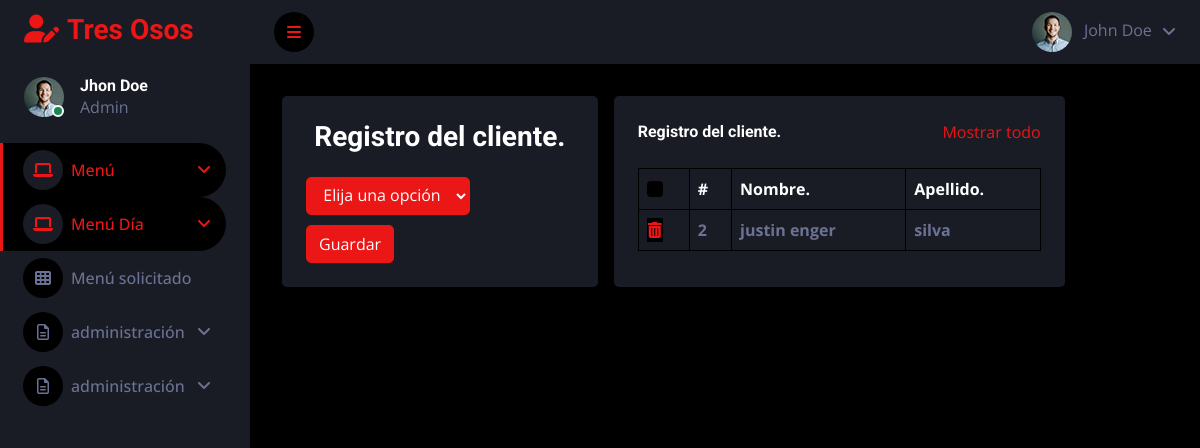
Screenshot of /clientes with the database file from the repository.
### tables this page shows
CREATE TABLE clientes
(
id INTEGER NOT NULL,
id_pers INTEGER NOT NULL,
PRIMARY KEY (id),
FOREIGN KEY (id_pers) REFERENCES persona(id)
);

CREATE TABLE persona
(
id INTEGER  NOT NULL,
Nombre_pers TEXT NOT NULL,
Ape_pers TEXT NOT NULL,
Dic_pers TEXT NOT NULL,
Tel_pers TEXT NOT NULL,
Cor_pers TEXT NOT NULL,
PRIMARY KEY (id)
);

### app.py (the view)
@app.route("/clientes", methods=["GET", "POST"])
def cliente():
    if request.method == "POST":
        registro = request.form.get("id_pers")
        db.execute("INSERT INTO clientes (id_pers) values(:registro)", registro=registro )
        return redirect("/clientes")
    else:
        vista = db.execute("SELECT *FROM persona INNER JOIN clientes ON clientes.id_pers=persona.id")
        print(vista)
        clientes = db.execute("SELECT *FROM persona")
        return render_template("clientes.html", clientes=clientes, vista=vista)

### templates/clientes.html (shortened to what this page needs)
{% extends 'layout.html' %}
{% block contenido %}
<div class="container-fluid">
	<div class="row">
		<div class="col-md-6 col-md-6 bg-secondary rounded p-4" style="width: 35%;margin: 8px;">
			<h3 class="text-center">
			     Registro del cliente.
			</h3>
			<form role="form" method="POST" action="/clientes">
                <div class="row1">
					<div class="col-md-12">
						<select name="id_pers" class="btn btn-primary" style="margin-top: 15px;">
							<option selected>Elija una opción</option>
						</select>
					</div>
				</div>
				<button type="submit" class="btn btn-primary" style="margin-top: 10px;">
					Guardar
				</button>
			</form>
		</div>
		<div class="bg-secondary text-center rounded p-4" style="width: 50%; margin: 8px;">
        <div class="d-flex align-items-center justify-content-between mb-4">
            <h6 class="mb-0"><font style="vertical-align: inherit;"><font style="vertical-align: inherit;">Registro del cliente. </font></font></h6>
            <a href=""><font style="vertical-align: inherit;"><font style="vertical-align: inherit;">Mostrar todo</font></font></a>
        </div>
        <div class="table-responsive">
            <table class="table text-start align-middle table-bordered table-hover mb-0">
                <thead>
                    <tr class="text-white">
                        <th scope="col"><input class="form-check-input" type="checkbox"></th>
                        <th scope="col"><font style="vertical-align: inherit;"><font style="vertical-align: inherit;">#</font></font></th>
                        <th scope="col"><font style="vertical-align: inherit;"><font style="vertical-align: inherit;">Nombre.</font></font></th>
                        <th scope="col"><font style="vertical-align: inherit;"><font style="vertical-align: inherit;">Apellido.</font></font></th>
                    </tr>
                </thead>
                <tbody>
					{% for vista in vista %}
						<tr>
						  <th><a class="form-check-input" type="submit" href="/clientes_eliminar/{{ vista.id }}"><i class="fa-solid fa-trash-can"></i></a></th>
						  <th>{{vista.id_pers}}</th>
						  <th>{{vista.Nombre_pers}}</th>
						  <th>{{vista.Ape_pers}}</th>
						</tr>
					{% endfor %}
                </tbody>
            </table>
        </div>
    </div>
	</div>
</div>
{% endblock %}

### static/css/style.css (style rules this page uses)
:root { --primary: #EB1616; --secondary: #191C24; --light: #6C7293; --dark: #000000; }
.btn { transition: .5s; }

### rows the page displays
clientes: id_pers "2", Nombre_pers "justin enger", Ape_pers "silva"
